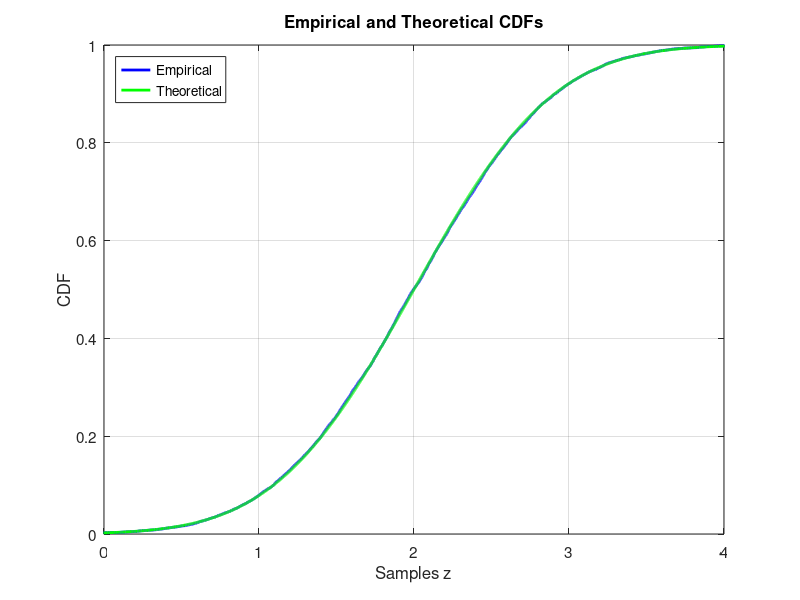

Source code (MATLAB): (Note: this script raises an error after producing the figure.)
%% EE3404 Lab 4: Random Variables | Aimee Nogoy | akn264

%% Q1: Generate a random Gaussian var
clear; clc; close all

xmean = 2.0; %E(X)
xvar = 0.5; %var(X)
nx = 1e4; %number of random samples
u = randn(nx,1); 
%lin transformation parameters
a = sqrt(xvar); b = 2;
x = a*u + b;  

%% Q2: Compute expectations
close all;

% i. E(X) 
Ex = (1/nx)*sum(x); %empirical
true_Ex = mean(x); %theoretical

% ii. var(X)
x2 = power(x,2);
Varx =  (1/nx)*(sum(x2 - Ex^2)); %empirical
true_var = var(x); %theoretical

% iii. E|X-E(X)|
huh = (1/nx)*sum(abs(x - Ex)); %empirical
true_huh = mean(abs(x-(true_Ex))); %theoretical

% iv. P(X > 3) = 1 - P(X < 3)
% ^^ for left part use Q(z) for right part use Phi(z)

z = (3-xmean)/sqrt(xvar);
Q = 0.5*(erfc(z/sqrt(2)));
%empirical:
num = 0;
for i=1:length(x)
    if x(i) > 3
        num = num+1;
    end
end
P3 = num/nx;
%theoretical:
true_P3 = Q;

%% Q3: Plotting a CDF
close all;

Xn = sort(x);
n = 1:nx;
y = n/nx;
zvec = (Xn-xmean)./sqrt(xvar); 
yt = 1-0.5*(erfc(zvec./sqrt(2)));
figure
plot(Xn,y,...
    'b',...
    'LineWidth',2)
hold on
plot(Xn,yt,...
    'g',...
    'LineWidth',2)
grid on
title('Empirical and Theoretical CDFs')
xlabel('Samples z'); ylabel('CDF')
legend('Empirical','Theoretical','Location','northwest')
set(gca,'Fontsize',11)
axis([0 4 0 1])

%they are almost the same!!!!

%% Q4: Generating uniform discrete random variables
close all
clear; clc;
%%
N = 1e3;
M = 4;
i = 1:M;
X = randi(M,[1,N]);

% theres def a shorter way to do this but i aint no natural coder
g = find(X==i(1)); h=find(X==i(2)); j = find(X==i(3));...
    k = find(X==i(M));
phatg = (1/N)*numel(g);
phath = (1/N)*numel(h);
phatj = (1/N)*numel(j);
phatk = (1/N)*numel(k);
true_p = 1/M;

%display for comparison
disp('The empirical probabilities are: ')
G = ['phatg = ' num2str(phatg)]; H = ['  phath = ' num2str(phath)];
J = ['  phatj = ' num2str(phatj)]; K = ['  phatk = ' num2str(phatk)];
S = [G H J K '  true_p = ' num2str(1/M)];
disp(S)
disp('All the estimates are approximately 0.25')

%% Q5: Generating general discrete random variables 
clear; clc; close all

n = 1000;
k = 0:8;
C = 1/(sum(exp(-k/2)));
p = C*exp(-k/2); %desired PMF
q = [0 cumsum(p)]; %CDF. note the zero added at the beginning
u = rand(n,1); %generate uniform random vars
[~,x] = histcounts(u,q,'Normalization',...
    'probability'); 
%^^count number of times u(n) is in each bin. normalized

xax = 0:length(q)-1; %x axis
figure
stem(xax,q,'g','LineWidth',2)
title('Theoretical and Empirical CDF')
grid on
hold on
stem(xax,x,'k','diamond')
legend('Theoretical','Empirical','Location','northwest')

%% Q6: Generating an exponential random variable
clear; clc; close all

n = 1e4;
u = rand(n,1);
u = sort(u);
x = -log(1-u);
x = sort(x);
Fx = 1-exp(-x);
figure
plot(x,Fx,'--','LineWidth',3) %theoretical CDF
grid on ; hold on
plot(x,(1:n)/n,'Linewidth',1.5) %empirical CDF
title('Theoretical and Empirical CDF')
legend('Theoretical','Empirical')





